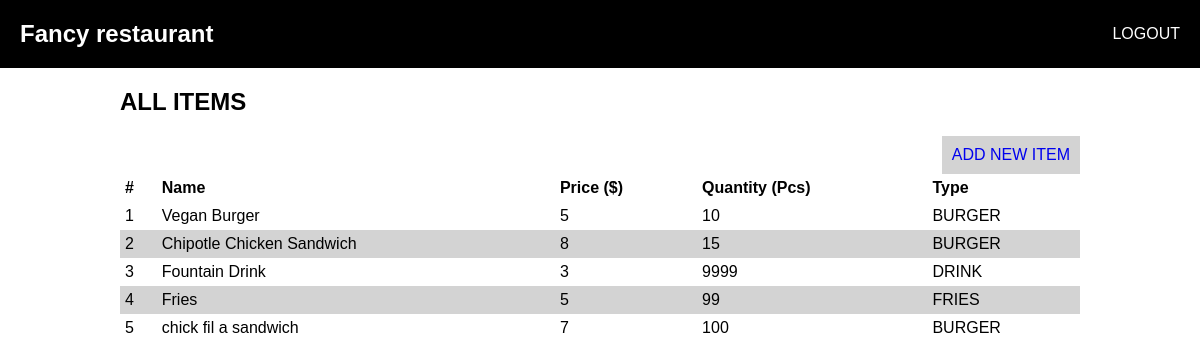
The app's page /employee/view_items with its own data.
### resturant/models.py (models this page shows)
class Items(db.Model):
    itemID = db.Column(db.Integer, primary_key=True)
    name = db.Column(db.String(255))
    quantity = db.Column(db.Integer)
    price = db.Column(db.Integer)
    type = db.Column(db.String(10))

### resturant/employee.py (the view)
@employee.route("/view_items")
def view_items():
    all_items = Items.query.order_by(Items.itemID)
    return render_template("employee/view_items.html"
                           , all_items=all_items)

### resturant/templates/employee/view_items.html (shortened to what this page needs)
{% extends "base.html" %}
{% set title = "Items" %}
{% block content %}
    <div class="content">
        <h2>ALL ITEMS</h2>
        <a class="new-item-button" href="{{ url_for('employee.add_item') }}">ADD NEW ITEM</a>
        <table cellpadding="5px" cellspacing="0">
            <thead>
                <tr>
                    <th>#</th>
                    <th>Name</th>
                    <th>Price ($)</th>
                    <th>Quantity (Pcs)</th>
                    <th>Type</th>
                </tr>
            </thead>
            <tbody>
                {% for item in all_items %}
                    <tr>
                        <td>{{ loop.index }}</td>
                        <td>{{ item.name }}</td>
                        <td>{{ item.price }}</td>
                        <td>{{ item.quantity }}</td>
                        <td>{{ item.type }}</td>
                    </tr>
                {% endfor %}
            </tbody>
        </table>
    </div>
{% endblock %}

### resturant/templates/base.html (shortened to what this page needs)
<!DOCTYPE html>
<html lang="en">
<head>
    <link rel="stylesheet" href="{{ url_for('static', filename='base.css') }}">
</head>
<body>
    <nav>
        <div class="nav-logo">
            <h2>{{ APPLICATION_NAME.capitalize() }}</h2>
        </div>
        <div class="nav-items">
            <a href="{{ url_for('auth.logout') }}">LOGOUT</a>
        </div>
    </nav>
    {% block content %}
    {% endblock %}
</body>
</html>

### resturant/static/base.css (style rules this page uses)
* { font-family: Arial; box-sizing: border-box; }
a { text-decoration: none; }
body { margin: 0; }
nav { display: flex; justify-content: space-between; align-items: center; padding: 0 20px; background-color: black; color: white; }
.nav-items { display: flex; align-items: center; gap: 20px; }
.nav-items a { color: white; }
.content { margin-inline: 10%; }

### resturant/templates/employee/view_items.html (style rules this page uses)
.new-item-button { padding: 10px; background-color: lightgrey; float: right; }
table { width: 100%; text-align: left; }
tbody tr:nth-child(even) { background-color: lightgrey; }

### records on screen
Items: name "Vegan Burger", price "5", quantity "10", type "BURGER"
Items: name "Chipotle Chicken Sandwich", price "8", quantity "15", type "BURGER"
Items: name "Fountain Drink", price "3", quantity "9999", type "DRINK"
Items: name "Fries", price "5", quantity "99", type "FRIES"
Items: name "chick fil a sandwich", price "7", quantity "100", type "BURGER"

### other values on screen
{{ APPLICATION_NAME.capitalize() }} "Fancy restaurant"
